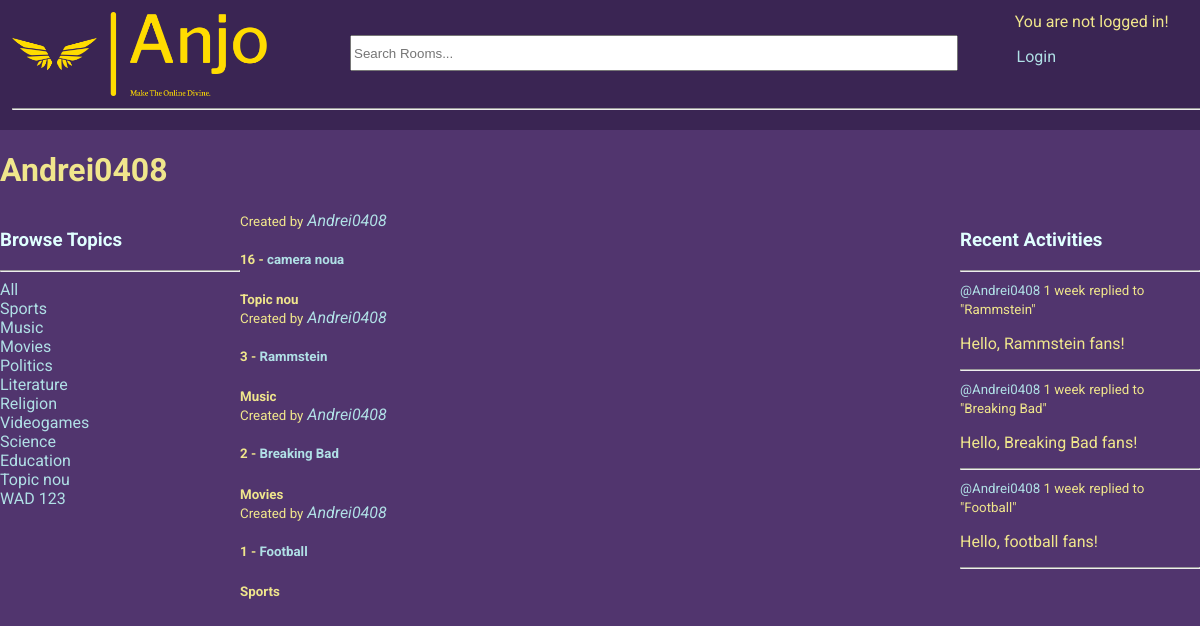
Page /profile/1/ on the committed database.
### base/models.py (models this page shows, shortened)
class Topic(models.Model):
    name = models.CharField(max_length=200, unique=True)

class Room(models.Model):
    host = models.ForeignKey(User, on_delete=models.SET_NULL, null=True)
    topic = models.ForeignKey(Topic, on_delete=models.SET_NULL, null=True)
    name = models.CharField(max_length=200)
    description = models.TextField(null=True, blank=True)
    participants = models.ManyToManyField(User, related_name='participants', blank=True) # the users currently active in the room
    updated = models.DateTimeField(auto_now=True)
    created = models.DateTimeField(auto_now_add=True)
    class Meta:
        ordering = ['-updated', '-created'] # newest updated item should come first
    def __str__(self):
        return str(self.name)

class Message(models.Model):
    user = models.ForeignKey(User, on_delete=models.CASCADE) # on delete -> CASCADE = delete all children
    room = models.ForeignKey(Room, on_delete=models.CASCADE)
    body = models.TextField()
    updated = models.DateTimeField(auto_now=True)
    created = models.DateTimeField(auto_now_add=True)
    class Meta:
        ordering = ['-updated', '-created'] # newest updated item should come first
    def __str__(self):
        return self.body[0:50]

### base/views.py (the view)
# urls.py: path('profile/<str:pk>/', views.userProfile, name="user-profile"),
def userProfile(request, pk):
    user = User.objects.get(id=pk)
    rooms = user.room_set.all()
    room_messages = user.message_set.all()
    topics = Topic.objects.all()
    context = {'user': user, 'rooms': rooms, 'room_messages': room_messages, 'topics': topics}
    return render(request, 'base/profile.html', context)

### base/templates/base/profile.html (shortened to what this page needs)
{% extends 'main.html' %}
{% block content %}
<h1>
    {{user.username}}
</h1>
<div class="profile-container">
    <div>
        {% include 'base/topics_component.html' %}
    </div>
    <div>
        {% include 'base/feed_component.html' %}
    </div>
    <div>
        {% include 'base/activity_component.html' %}
    </div>
</div>
{% endblock content %}

### base/templates/base/topics_component.html (shortened to what this page needs)
<h3>Browse Topics</h3>
        <hr>
        <div>
            <a href="{% url 'home' %}">All</a>
        </div>
        {% for topic in topics %}
            <div>
                <a href="{% url 'home' %}?q={{topic.name}}">{{topic.name}}</a>
            </div>
        {% endfor %}

### base/templates/base/feed_component.html (shortened to what this page needs)
<div>
    {% for room in rooms %}
        <div class="feed-container">
            <span>
                <small>Created by</small> <i><a href="{% url 'user-profile' room.host.id %}">{{room.host.username}}</a></i>
            </span>
            <h5>{{room.id}} - <a href="{% url 'room' room.id %}">{{room.name}}</a></h5>
            <small><b>{{room.topic.name}}</b></small>
        </div>
    {% endfor %}
</div>

### base/templates/base/activity_component.html (shortened to what this page needs)
<h3>Recent Activities</h3>
        <hr>
        {% for message in room_messages %}
            <div>
                <small><a href="{% url 'user-profile' message.user.id %}">@{{message.user}}</a> {{message.created|timesince}}</small>
                <small>replied to "{{message.room}}"</small>
                <p>{{message}}</p>
                <hr>
            </div>
        {% endfor %}

### static/css/main.css (style rules this page uses)
:root { font-family: 'Roboto','Franklin Gothic Medium', 'Arial Narrow', Arial, sans-serif; }
body { background-color: rgb(81, 53, 110); color: khaki; margin: 0; width: 100vw; height: 100vh; }
h3 { color: lightcyan; }
a { text-decoration: none; }
a:link { color: powderblue; }

### base/templates/base/profile.html (style rules this page uses)
.profile-container { display: grid; grid-template-columns: 1fr 3fr 1fr; }

### rows in the picture
Topic: name "Sports"
Topic: name "Music"
Topic: name "Movies"
Topic: name "Politics"
Topic: name "Literature"
Topic: name "Religion"
Topic: name "Videogames"
Topic: name "Science"
Topic: name "Education"
Topic: name "Topic nou"
Topic: name "WAD 123"
Room: host.username "Andrei0408", id "16", name "camera noua", topic.name "Topic nou"
Room: host.username "Andrei0408", id "3", name "Rammstein", topic.name "Music"
Room: host.username "Andrei0408", id "2", name "Breaking Bad", topic.name "Movies"
Room: host.username "Andrei0408", id "1", name "Football", topic.name "Sports"
Message: user "Andrei0408", created "1 week", room "Rammstein", body "Hello, Rammstein fans!"
Message: user "Andrei0408", created "1 week", room "Breaking Bad", body "Hello, Breaking Bad fans!"
Message: user "Andrei0408", created "1 week", room "Football", body "Hello, football fans!"

### other values in the picture
{{ user.username }} "Andrei0408"
